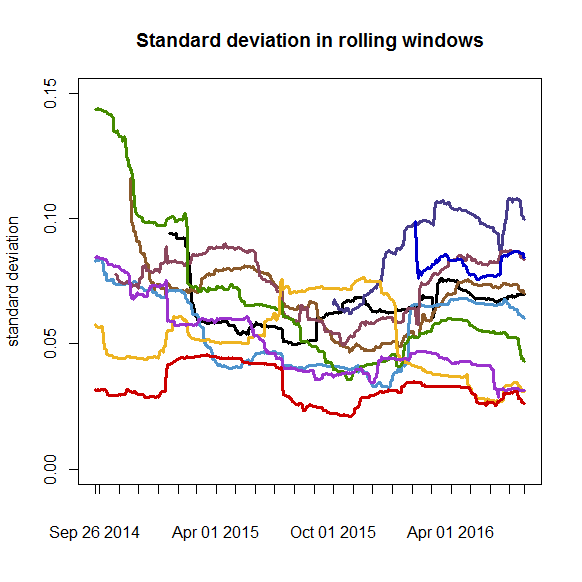

Recreate this plot in R.
rm(list=ls(all=TRUE))

# please change your working directory
#setwd("C:/...")

library(xts)
load("data.RData")

window_length = 180

mean_sd_window_comp = function(dat, w_l) {
    
    if (length(na.omit(dat)) - w_l < 0) {
        return(NA)
    }
    
    startdate   = index(head(dat[! is.na(dat)], 1))
    dat         = dat[paste0(startdate,"::")]
    
    enddates    = index(dat)[-(1:w_l)]
    mean_w      = xts(rep(NA, length(dat) - w_l), order.by=enddates)
    sd_w        = xts(rep(NA, length(dat) - w_l), order.by=enddates)
    
    for (enddate in enddates) {
        enddate         = as.Date(enddate)  # R for loop breaks class
        startdate       = enddate - w_l
        daterange       = paste0(startdate, "::", enddate)
        mean_w[enddate] = mean(dat[daterange], na.rm=TRUE)
        sd_w[enddate]   = sd(dat[daterange], na.rm=TRUE)
    }
    return(cbind(mean_w, sd_w))
}

mean_sd_list = list()
for (crypto in max_cryptos) {
    mean_sd_list[[crypto]] = mean_sd_window_comp(crypto_returns_selec_xts[, 
        crypto], window_length)
}

color           = c("red3", "blue3", "darkorchid3", "goldenrod2", "chartreuse4", 
    "palevioletred4", "steelblue3", "slateblue4", "tan4", "black")
names(color)    = max_cryptos
plot(mean_sd_list[[1]][,2], type = "l", ylim = c(0,0.15), auto.grid = FALSE, 
     main = "Standard deviation in rolling windows", ylab = "standard deviation", 
     minor.ticks = FALSE)
for (j in length(max_cryptos):1) {
    lines(mean_sd_list[[j]][, 2], type = "l", col = color[j], lwd = 3)
}
